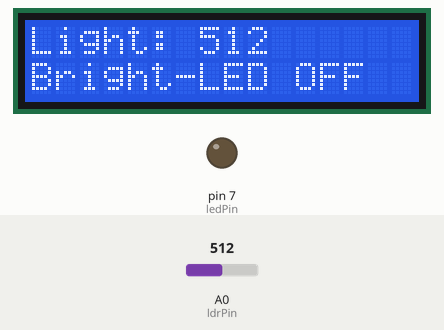
Bench run of a sketch on a simulated Arduino Uno, built with avr-gcc and run on an emulated ATmega328P. Shown: 16×2 character LCD, output pins drawn as LEDs (lit = HIGH). The test bench sets the inputs (shaded band); at power-on: A0 (ldrPin) = 512.

Above: at 3.2 s.
3.3 s: A0 (ldrPin) set to 486
At 4.9 s:
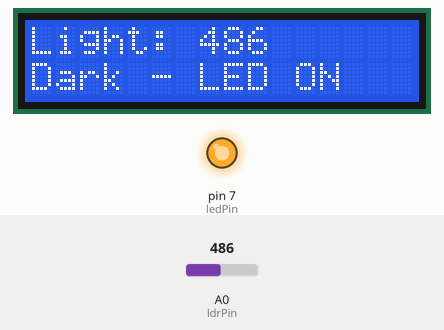
5.6 s: A0 (ldrPin) set to 510
At 7.2 s:
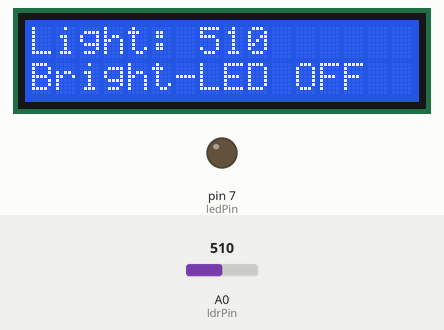
7.7 s: A0 (ldrPin) set to 490
At 9.5 s:
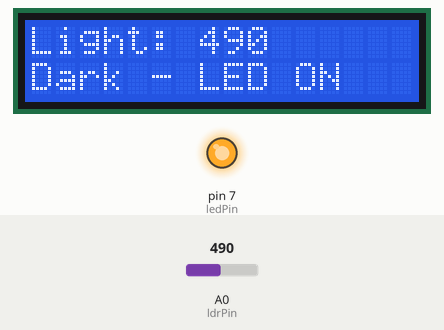
Timing chart, 0 to 11.0 s (numbered marks = the images above; inputs shaded):
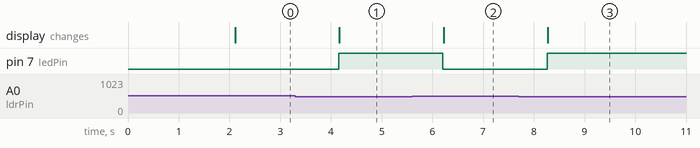

The sketch:

Smart_Lighting_System.ino
```cpp
#include <Wire.h>
#include <LiquidCrystal_I2C.h>
LiquidCrystal_I2C lcd(0x27,16,2);
const int ldrPin=A0;
const int ledPin=7;

void setup()
{
pinMode(ledPin,OUTPUT);
lcd.init();
lcd.backlight();
lcd.setCursor(0,0);
lcd.print("Smart");
lcd.setCursor(0,1);
lcd.print("Lighting System");
delay(2000);
lcd.clear();
}

void loop()
{
int lightValue=analogRead(ldrPin);

lcd.setCursor(0,0);
lcd.print("Light: ");
lcd.print(lightValue);
lcd.print("   ");

if(lightValue<500)
{
digitalWrite(ledPin,HIGH);
lcd.setCursor(0,1);
lcd.print("Dark - LED ON ");
}
else
{
digitalWrite(ledPin,LOW);
lcd.setCursor(0,1);
lcd.print("Bright-LED OFF");
}

delay(1000);
}
```

Measured:
- the behaviour switches between 500 and 499 on A0 (ldrPin) (found by bisection; images 0 and 1)
- after the input at 3.3 s, pin 7 (ledPin): LOW → HIGH after 0.85 s; the display: changes after 0.87 s (image 1)
- after the input at 5.6 s, pin 7 (ledPin): HIGH → LOW after 0.61 s; the display: changes after 0.62 s (image 2)
- after the input at 7.7 s, pin 7 (ledPin): LOW → HIGH after 0.56 s; the display: changes after 0.57 s (image 3)
